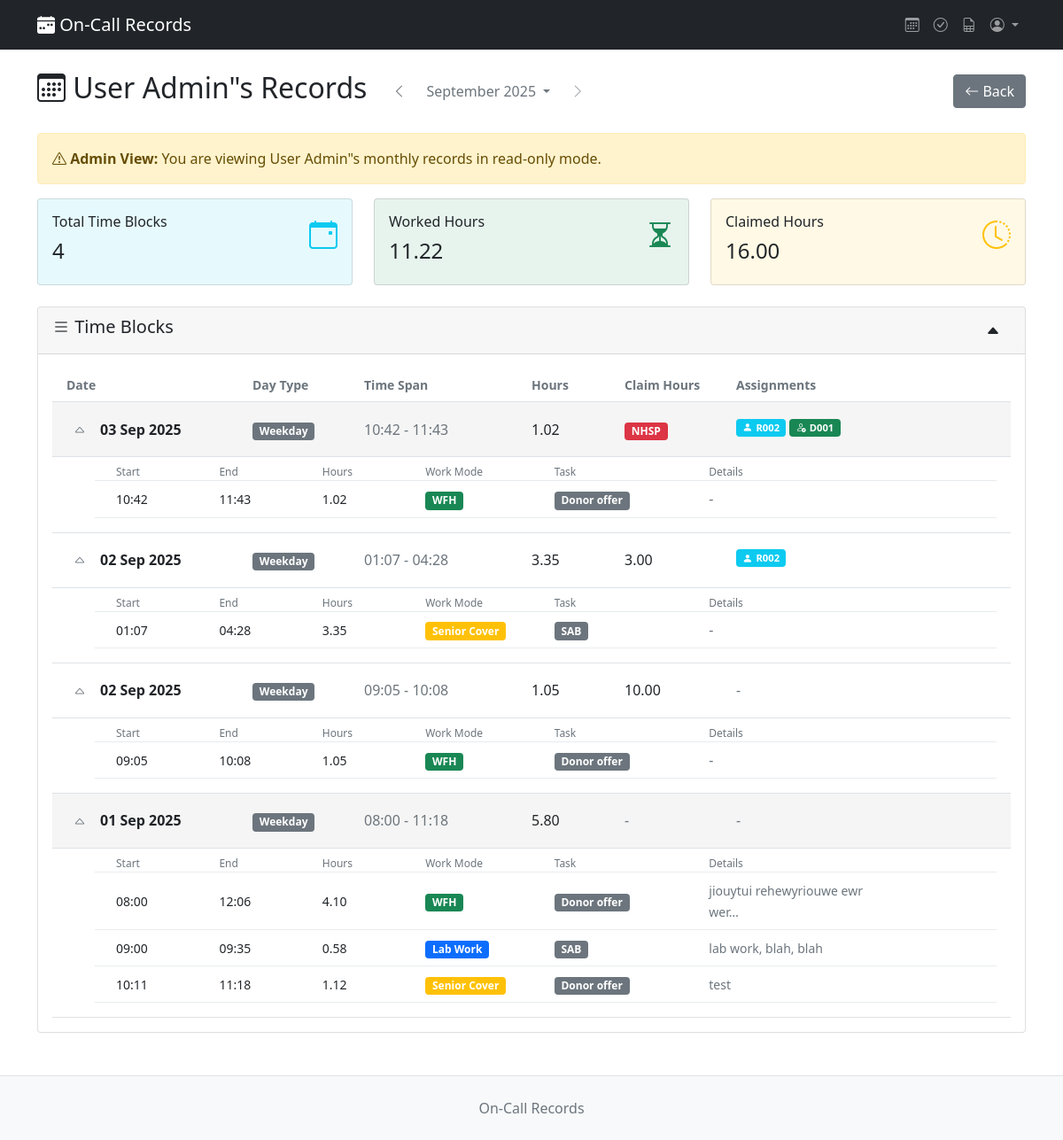
/staff/user/1/?month=9&year=2025 (signed in), run on the app's committed database.
### records/models.py (models this page shows, shortened)
class OnCallStaff(models.Model):
    assignment_id = models.CharField(max_length=50, unique=True)
    user = models.OneToOneField(User, on_delete=models.CASCADE)

class TimeBlock(models.Model):
    ONCALL_TYPE_CHOICES = [
        ('normal', 'Normal'),
        ('nhsp', 'NHSP'),
    ]
    staff = models.ForeignKey(OnCallStaff, on_delete=models.CASCADE)
    date = models.DateField()
    day_type = models.ForeignKey(
        DayType, on_delete=models.CASCADE, null=True, blank=True
    )
    oncall_type = models.CharField(
        max_length=20,
        choices=ONCALL_TYPE_CHOICES,
        default='normal',
        help_text="Type of on-call duty"
    )
    claim = models.DecimalField(
        max_digits=5,
        decimal_places=2,
        null=True,
        blank=True,
        help_text="Total claim hours for this block",
    )
    created = models.DateTimeField(default=timezone.now)
    last_modified = models.DateTimeField(auto_now=True)
    class Meta:
        pass

class DayType(models.Model):
    BOOTSTRAP_COLORS = [
        ("primary", "Primary (Blue)"),
        ("secondary", "Secondary (Gray)"),
        ("success", "Success (Green)"),
        ("danger", "Danger (Red)"),
        ("warning", "Warning (Yellow)"),
        ("info", "Info (Cyan)"),
        ("light", "Light"),
        ("dark", "Dark"),
    ]
    name = models.CharField(max_length=50, unique=True)
    color = models.CharField(max_length=20, choices=BOOTSTRAP_COLORS, default="info")

class TimeEntry(models.Model):
    timeblock = models.ForeignKey(
        TimeBlock, on_delete=models.CASCADE, related_name="time_entries"
    )
    time_started = models.TimeField()
    time_ended = models.TimeField()
    task = models.ForeignKey(TaskType, on_delete=models.CASCADE)
    detail = models.ForeignKey(Detail, on_delete=models.SET_NULL, null=True, blank=True)
    work_mode = models.ForeignKey(WorkMode, on_delete=models.CASCADE)
    created = models.DateTimeField(default=timezone.now)
    last_modified = models.DateTimeField(auto_now=True)
    @property
    def hours(self):
        start = datetime.combine(self.timeblock.date, self.time_started)
        end = datetime.combine(self.timeblock.date, self.time_ended)
        if self.time_ended <= self.time_started:
            end += timedelta(days=1)
        duration = end - start
        return round(duration.total_seconds() / 3600, 2)

class Assignment(models.Model):
    ENTITY_TYPES = [
        ("donor", "Donor"),
        ("recipient", "Recipient"),
        ("lab_task", "Lab Task"),
    ]
    timeblock = models.ForeignKey(
        TimeBlock, on_delete=models.CASCADE, related_name="assignments"
    )
    entity_type = models.CharField(max_length=20, choices=ENTITY_TYPES)
    entity_id = models.CharField(max_length=50, help_text="ID of the assigned entity")
    notes = models.TextField(
        blank=True, help_text="Notes about this assignment during this time block"
    )
    color = models.CharField(
        max_length=20,
        default="primary",
        help_text="Bootstrap color for the assignment badge",
    )
    icon = models.CharField(
        max_length=50, default="bi-person-fill", help_text="Bootstrap icon class"
    )
    created = models.DateTimeField(default=timezone.now)
    class Meta:
        unique_together = ["timeblock", "entity_type", "entity_id"]
        verbose_name = "Assignment"
        verbose_name_plural = "Assignments"
    def get_assignment_type_config(self):
        return ASSIGNMENT_TYPE_CONFIG.get(self.entity_type, {})
    @property
    def display_color(self):
        config = self.get_assignment_type_config()
        return config.get("color", self.color)
    @property
    def display_icon(self):
        config = self.get_assignment_type_config()
        return config.get("icon", self.icon)

class WorkMode(models.Model):
    BOOTSTRAP_COLORS = [
        ("primary", "Primary (Blue)"),
        ("secondary", "Secondary (Gray)"),
        ("success", "Success (Green)"),
        ("danger", "Danger (Red)"),
        ("warning", "Warning (Yellow)"),
        ("info", "Info (Cyan)"),
        ("light", "Light"),
        ("dark", "Dark"),
    ]
    name = models.CharField(max_length=50, unique=True)
    color = models.CharField(max_length=20, choices=BOOTSTRAP_COLORS, default="primary")

class TaskType(models.Model):
    BOOTSTRAP_COLORS = [
        ("primary", "Primary (Blue)"),
        ("secondary", "Secondary (Gray)"),
        ("success", "Success (Green)"),
        ("danger", "Danger (Red)"),
        ("warning", "Warning (Yellow)"),
        ("info", "Info (Cyan)"),
        ("light", "Light"),
        ("dark", "Dark"),
    ]
    name = models.CharField(max_length=100, unique=True)
    color = models.CharField(
        max_length=20, choices=BOOTSTRAP_COLORS, default="secondary"
    )

class Detail(models.Model):
    text = models.TextField()

### records/views.py (the view)
# urls.py: path('staff/user/<int:user_id>/', views.admin_user_dashboard, name='admin_user_dashboard'),
@require_staff_permission
def admin_user_dashboard(request, user_id):
    staff = get_object_or_404(OnCallStaff, user_id=user_id)
    month, year = get_safe_month_year_from_request(request)
    current_month_start, next_month_start = get_month_date_range(year, month)
    time_blocks = (
        TimeBlock.objects.filter(
            staff=staff, date__gte=current_month_start, date__lt=next_month_start
        )
        .prefetch_related("time_entries__task", "time_entries__work_mode")
        .order_by("-date")
    )
    for tb in time_blocks:
        tb.calculated_hours = sum(entry.hours for entry in tb.time_entries.all())
    total_hours = sum(
        sum(entry.hours for entry in tb.time_entries.all()) for tb in time_blocks
    )
    total_claims = sum(tb.claim for tb in time_blocks if tb.claim)
    month_context = build_month_context(month, year)
    context = {
        "staff": staff,
        "time_blocks": time_blocks,
        "total_hours": total_hours,
        "total_claims": total_claims,
        "is_admin_view": True,
        **month_context,  # Merge month navigation context
    }
    return render(request, "records/admin_user_dashboard.html", context)

### records/templates/records/admin_user_dashboard.html (shortened to what this page needs)
{% extends "records/base.html" %}
{% block content %}
    <div class="row">
        <div class="col-lg-12">
            <div class="d-flex justify-content-between align-items-center mb-4">
                <div class="d-flex align-items-center">
                    <h2>
                        <i class="bi-calendar3"></i> {{ staff.user.get_full_name|default:staff.user.username }}"s Records
                    </h2>
                    <div class="ms-3">{% include "records/partials/month_selector.html" %}</div>
                </div>
                <a href="javascript:history.back()" class="btn btn-secondary">
                    <i class="bi bi-arrow-left"></i> Back
                </a>
            </div>
        </div>
    </div>
    <div class="alert alert-warning" role="alert">
        <i class="bi bi-exclamation-triangle"></i> <strong>Admin View:</strong> You are viewing {{ staff.user.get_full_name|default:staff.user.username }}"s monthly records in read-only mode.
    </div>
    {% include "records/partials/stats_cards.html" %}
    {% with is_admin_view=True %}
        {% include "records/partials/timeblocks_table.html" %}
    {% endwith %}
{% endblock content %}

### records/templates/records/partials/timeblocks_table.html (shortened to what this page needs)
<div class="card">
    <div class="card-header d-flex justify-content-between align-items-center">
        <h5>
            <i class="bi bi-list"></i> Time Blocks
        </h5>
        <div class="d-flex align-items-center">
            {% if time_blocks %}
                <button id="toggleAllBlocks"
                        class="btn btn-outline-dark border-0 {% if not is_admin_view and is_current_month %}ms-2{% endif %}"
                        data-bs-toggle="tooltip"
                        title="Collapse all blocks">
                    <i class="bi bi-caret-up-fill"></i>
                </button>
            {% endif %}
        </div>
    </div>
    <div class="card-body">
        {% if time_blocks %}
            <div class="blocks-header d-none d-md-flex align-items-center py-2 px-3 border-bottom text-muted small fw-bold">
                <div style="width: 20%;">Date</div>
                <div style="width: 12%;">Day Type</div>
                <div style="width: 18%;">Time Span</div>
                <div style="width: 10%;">Hours</div>
                <div style="width: 12%;">Claim Hours</div>
                <div style="width: 16%;">Assignments</div>
            </div>
            <div class="blocks-container">
                {% regroup time_blocks by date as date_groups %}
                {% for date_group in date_groups %}
                    {% for tblock in date_group.list %}
                        <div class="block-item border-bottom">
                            <div class="block-header d-flex align-items-center py-3 px-3 border-bottom"
                                 style="background-color: {% if forloop.parentloop.counter0|divisibleby:2 %}#f5f5f5{% else %}transparent{% endif %}">
                                <div style="width: 20%;" class="d-flex align-items-center">
                                    <button class="btn btn-sm btn-outline-secondary border-0 me-2"
                                            type="button"
                                            data-bs-toggle="collapse"
                                            data-bs-target="#block-{{ tblock.id }}"
                                            aria-expanded="true">
                                        <i class="bi bi-caret-up"></i>
                                    </button>
                                    <span class="fw-bold">{{ tblock.date|date:"d M Y" }}</span>
                                </div>
                                <div style="width: 12%;">
                                    <span class="badge bg-{{ tblock.day_type.color }}">{{ tblock.day_type.name }}</span>
                                </div>
                                <div style="width: 18%;">
                                    {% if tblock.time_entries.all %}
                                        {% with first_entry=tblock.time_entries.first last_entry=tblock.time_entries.last %}
                                            <span class="text-muted">{{ first_entry.time_started|time:"H:i" }} - {{ last_entry.time_ended|time:"H:i" }}</span>
                                        {% endwith %}
                                    {% else %}
                                        <span class="text-muted">-</span>
                                    {% endif %}
                                </div>
                                <div style="width: 10%;">
                                    <span class="fw-medium">{{ tblock.calculated_hours|floatformat:2 }}</span>
                                </div>
                                <div style="width: 12%;">
                                    {% if tblock.oncall_type == 'nhsp' %}
                                        <span class="badge bg-danger">NHSP</span>
                                    {% elif tblock.claim %}
                                        <span class="fw-medium">{{ tblock.claim|floatformat:2 }}</span>
                                    {% else %}
                                        <span class="text-muted">-</span>
                                    {% endif %}
                                </div>
                                <div style="width: 16%;">
                                    {% if tblock.assignments.all %}
                                        <div class="d-flex align-items-center flex-wrap">
                                            {% for assignment in tblock.assignments.all %}
                                                <span class="badge bg-{{ assignment.display_color }} me-1 mb-1 d-flex align-items-center"
                                                      style="font-size: 0.7rem">
                                                    <i class="{{ assignment.display_icon }} me-1"></i>
                                                    {{ assignment.entity_id }}
                                                </span>
                                            {% endfor %}
                                        </div>
                                    {% else %}
                                        <span class="text-muted">-</span>
                                    {% endif %}
                                </div>
                            </div>
                            <div class="collapse show" id="block-{{ tblock.id }}">
                                {% if tblock.time_entries.all %}
                                    <div class="time-entries-container px-3 pb-3">
                                        <div class="time-entries-header d-none d-md-flex align-items-center pt-2 px-4 text-muted small"
                                             style="font-size: 0.75rem;
                                                    border-bottom: 1px solid #e9ecef;
                                                    margin-left: 2rem">
                                            <div style="width: 12%;">Start</div>
                                            <div style="width: 12%;">End</div>
                                            <div style="width: 12%;">Hours</div>
                                            <div style="width: 15%;">Work Mode</div>
                                            <div style="width: 18%;">Task</div>
                                            <div style="width: 21%;">Details</div>
                                        </div>
                                        {% for entry in tblock.time_entries.all %}
                                            <div class="time-entry d-flex align-items-center py-2 px-4 border-bottom"
                                                 style="margin-left: 2rem;
                                                        border-bottom: 1px solid #e9ecef !important">
                                                <div style="width: 12%;">
                                                    <span class="small">{{ entry.time_started|time:"H:i" }}</span>
                                                </div>
                                                <div style="width: 12%;">
                                                    <span class="small">{{ entry.time_ended|time:"H:i" }}</span>
                                                </div>
                                                <div style="width: 12%;">
                                                    <span class="small">{{ entry.hours|floatformat:2 }}</span>
                                                </div>
                                                <div style="width: 15%;">
                                                    <span class="badge bg-{{ entry.work_mode.color }}">{{ entry.work_mode.name }}</span>
                                                </div>
                                                <div style="width: 18%;">
                                                    <span class="badge bg-{{ entry.task.color }} small">{{ entry.task.name }}</span>
                                                </div>
                                                <div style="width: 21%;">
                                                    {% if entry.detail %}
                                                        <span class="small text-muted" title="{{ entry.detail.text }}" data-bs-toggle="tooltip">
                                                            {{ entry.detail.text|truncatechars:30 }}
                                                        </span>
                                                    {% else %}
                                                        <span class="text-muted">-</span>
                                                    {% endif %}
                                                </div>
                                            </div>
                                        {% endfor %}
                                    </div>
                                {% endif %}
                            </div>
                        </div>
                    {% endfor %}
                {% endfor %}
            </div>
        {% endif %}
    </div>
</div>

### data on the page
OnCallStaff: user.get_full_name "User Admin"
TimeBlock: date "03 Sep 2025", day_type.name "Weekday", time_entries.first.time_started "10:42", time_entries.last.time_ended "11:43", calculated_hours "1.02", oncall_type "NHSP"
Assignment: entity_id "R002"
Assignment: entity_id "D001"
TimeEntry: time_started "10:42", time_ended "11:43", hours "1.02", work_mode.name "WFH", task.name "Donor offer"
TimeBlock: date "02 Sep 2025", day_type.name "Weekday", time_entries.first.time_started "01:07", time_entries.last.time_ended "04:28", calculated_hours "3.35", claim "3.00"
Assignment: entity_id "R002"
TimeEntry: time_started "01:07", time_ended "04:28", hours "3.35", work_mode.name "Senior Cover", task.name "SAB"
TimeBlock: date "02 Sep 2025", day_type.name "Weekday", time_entries.first.time_started "09:05", time_entries.last.time_ended "10:08", calculated_hours "1.05", claim "10.00"
TimeEntry: time_started "09:05", time_ended "10:08", hours "1.05", work_mode.name "WFH", task.name "Donor offer"
TimeBlock: date "01 Sep 2025", day_type.name "Weekday", time_entries.first.time_started "08:00", time_entries.last.time_ended "11:18", calculated_hours "5.80"
TimeEntry: time_started "08:00", time_ended "12:06", hours "4.10", work_mode.name "WFH", task.name "Donor offer", detail.text "jiouytui rehewyriouwe ewr wer…"
TimeEntry: time_started "09:00", time_ended "09:35", hours "0.58", work_mode.name "Lab Work", task.name "SAB", detail.text "lab work, blah, blah"
TimeEntry: time_started "10:11", time_ended "11:18", hours "1.12", work_mode.name "Senior Cover", task.name "Donor offer", detail.text "test"

### other printed values
{{ current_month }} "September 2025"
{{ time_blocks.count }} "4"
{{ total_hours|floatformat:2 }} "11.22"
{{ total_claims|floatformat:2 }} "16.00"
